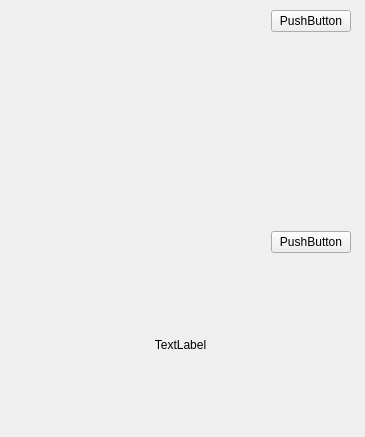
<?xml version="1.0" encoding="UTF-8"?>
<ui version="4.0">
 <class>Form</class>
 <widget class="QWidget" name="Form">
  <property name="geometry">
   <rect>
    <x>0</x>
    <y>0</y>
    <width>365</width>
    <height>437</height>
   </rect>
  </property>
  <property name="windowTitle">
   <string>SimLaparo</string>
  </property>
  <widget class="QWidget" name="verticalLayoutWidget_2">
   <property name="geometry">
    <rect>
     <x>10</x>
     <y>10</y>
     <width>341</width>
     <height>421</height>
    </rect>
   </property>
   <layout class="QVBoxLayout" name="verticalLayout_4">
    <item>
     <layout class="QHBoxLayout" name="horizontalLayout_2">
      <item>
       <spacer name="horizontalSpacer_2">
        <property name="orientation">
         <enum>Qt::Horizontal</enum>
        </property>
        <property name="sizeHint" stdset="0">
         <size>
          <width>40</width>
          <height>20</height>
         </size>
        </property>
       </spacer>
      </item>
      <item>
       <layout class="QVBoxLayout" name="verticalLayout_5">
        <item>
         <widget class="QPushButton" name="pushButton_2">
          <property name="text">
           <string>PushButton</string>
          </property>
         </widget>
        </item>
        <item>
         <spacer name="verticalSpacer_5">
          <property name="orientation">
           <enum>Qt::Vertical</enum>
          </property>
          <property name="sizeHint" stdset="0">
           <size>
            <width>20</width>
            <height>40</height>
           </size>
          </property>
         </spacer>
        </item>
       </layout>
      </item>
     </layout>
    </item>
    <item>
     <spacer name="verticalSpacer_3">
      <property name="orientation">
       <enum>Qt::Vertical</enum>
      </property>
      <property name="sizeHint" stdset="0">
       <size>
        <width>20</width>
        <height>10</height>
       </size>
      </property>
     </spacer>
    </item>
    <item>
     <layout class="QHBoxLayout" name="horizontalLayout">
      <item>
       <spacer name="horizontalSpacer">
        <property name="orientation">
         <enum>Qt::Horizontal</enum>
        </property>
        <property name="sizeHint" stdset="0">
         <size>
          <width>40</width>
          <height>20</height>
         </size>
        </property>
       </spacer>
      </item>
      <item>
       <layout class="QVBoxLayout" name="verticalLayout_3">
        <item>
         <spacer name="verticalSpacer">
          <property name="orientation">
           <enum>Qt::Vertical</enum>
          </property>
          <property name="sizeHint" stdset="0">
           <size>
            <width>20</width>
            <height>40</height>
           </size>
          </property>
         </spacer>
        </item>
        <item>
         <widget class="QPushButton" name="pushButton">
          <property name="text">
           <string>PushButton</string>
          </property>
         </widget>
        </item>
       </layout>
      </item>
     </layout>
    </item>
    <item>
     <spacer name="verticalSpacer_4">
      <property name="orientation">
       <enum>Qt::Vertical</enum>
      </property>
      <property name="sizeHint" stdset="0">
       <size>
        <width>20</width>
        <height>10</height>
       </size>
      </property>
     </spacer>
    </item>
    <item>
     <widget class="QLabel" name="label">
      <property name="text">
       <string>TextLabel</string>
      </property>
      <property name="alignment">
       <set>Qt::AlignCenter</set>
      </property>
      <property name="wordWrap">
       <bool>true</bool>
      </property>
     </widget>
    </item>
    <item>
     <spacer name="verticalSpacer_2">
      <property name="orientation">
       <enum>Qt::Vertical</enum>
      </property>
      <property name="sizeHint" stdset="0">
       <size>
        <width>20</width>
        <height>10</height>
       </size>
      </property>
     </spacer>
    </item>
   </layout>
  </widget>
 </widget>
 <resources/>
 <connections/>
</ui>
